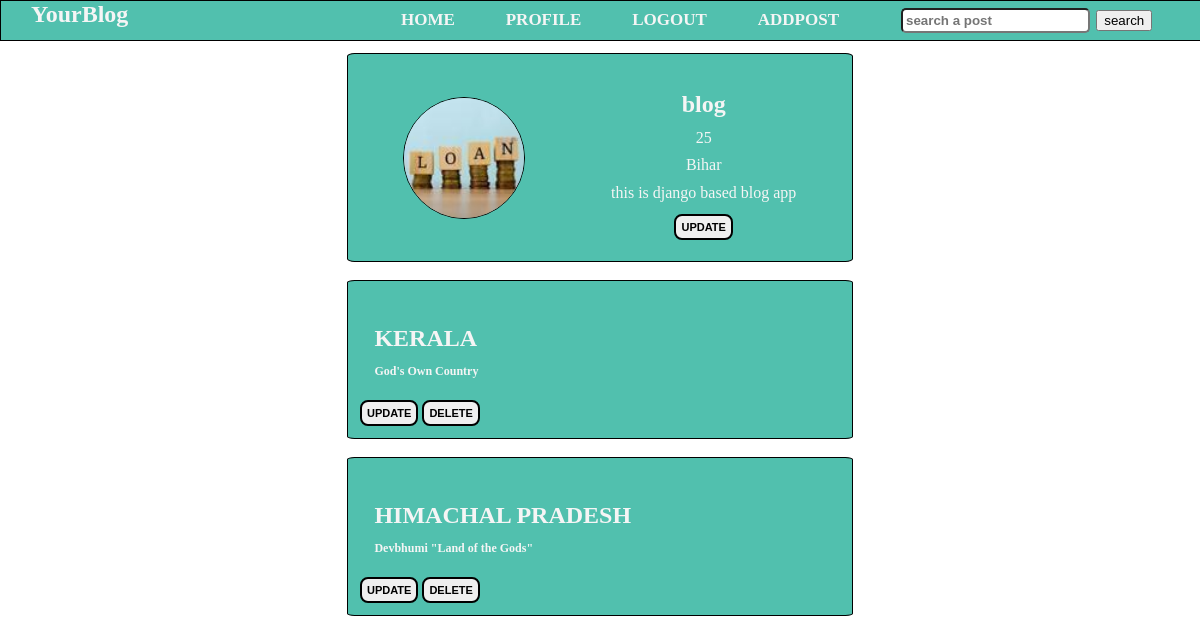
/profile/ (signed in), run on the app's committed database.
### users/models.py (models this page shows, shortened)
class Profile(models.Model):
	user = models.OneToOneField(User, on_delete=models.CASCADE)
	first_name = models.CharField(max_length=50,default="first name")
	last_name = models.CharField(max_length=50, default="last name")
	age = models.CharField(max_length=2,default="age")
	about = models.CharField(max_length=50, default="about me")
	state = models.CharField(max_length=20,default="state")
	image = models.ImageField(default='profile_pics/default.jpg', upload_to='profile_pics')

### blog/models.py (models this page shows, shortened)
class Blogpost(models.Model):
	blog_id = models.AutoField(primary_key=True)
	user = models.ForeignKey(User, on_delete=models.CASCADE)
	title = models.CharField(max_length=30)
	sub_title = models.CharField(max_length=50)
	content = models.TextField(max_length=500)
	likes = models.IntegerField(default=0)
	date = models.DateField(auto_now_add=True)
	class Meta:
		ordering = ['blog_id']

### blog/views.py (the view)
# urls.py: path('profile/', views.profile, name='profile'),
@login_required
def profile(request):
	user=request.user
	posts = user.blogpost_set.all()
	context = {
		'posts' : posts
	}
	return render(request, 'blog/profilepage.html', context)

### blog/templates/blog/profilepage.html (shortened to what this page needs)
{% extends 'blog/base.html' %}
{% load static %}
{% block css %}
<link rel="stylesheet" type="text/css" href="{% static 'blog/css/profile.css' %}?{% now "U" %}">
{% endblock %}
{% block content %}
    <div class="profilecontainer">
    <div class="box-profile">
        <div class="upper-profile">
        <div class="profilepic"><img src="{{ request.user.profile.image.url }}" alt="img"></div>
        <div class="profiledetails">
            <div class="name"><h2>{{ request.user.username }}</h2></div>
            <div class="age"><p>{{ request.user.profile.age }}</p></div>
            <div class="state"><p>{{ request.user.profile.state }}</p></div>
            <div class="about"><p>{{ request.user.profile.about }}</p></div>
            <a href="{% url 'updateprofile' %}"><button class="btn">UPDATE</button></a>
        </div>
        </div>
        </div>
    </div>
    {% for post in posts %}
    <div class="profilecontainer">
        <div class="box-profile">
        <div class="lower-profile">
        <div class="userposts">
            <div class="title"><p>{{ post.title }}</p></div>
            <div class="subtitle"><p>{{ post.sub_title }}</p></div>
        </div>
        <div class="edit">
            <a href="{% url 'updatepost' post.blog_id %}"><button class="update btn">UPDATE</button></a>
             <a href="{% url 'deletepost' post.blog_id %}"><button class="delete btn">DELETE</button></a>
        </div>
        </div>
        </div>
    </div>
    {% endfor %}
{% endblock %}

### staticfiles/blog/css/base.css (style rules this page uses)
body { margin: 0; padding: 0; overflow-x: hidden; font-size: 1em; }
* { list-style: none; text-decoration: none; color: whitesmoke; }
.title { font-size: 2vw; line-height: 1; font-weight: bolder; }
.subtitle { font-weight: bold; font-size: 1vw; line-height: 0.5; }
img { border: 1px solid black; width: 100%; height: auto; border-radius: 50%; }

### staticfiles/blog/css/profile.css (style rules this page uses)
body { margin: 0%; padding: 0%; }
.profilecontainer { display: flex; justify-content: center; margin: 0.5% auto; }
.box-profile { background-color: rgb(81, 192, 174); margin: 0.5%; padding: 1%; border: 1px solid black; border-radius: 1.5%; width: 40vw; }
.upper-profile { display: flex; flex-direction: row; }
.profilepic { width: 18vw; display: flex; justify-content: center; align-items: center; }
.profiledetails { padding: 2%; font-weight:500; width: 22vw; text-align: center; line-height: 0.7; }
.userposts { padding: 2%; margin: 1%; width: 40vw; }
img { width: 10vw; height: auto; border: 1px solid black; border-radius: 50%; }
.title,.subtitle { font-weight: bold; line-height: 0.5; }
.btn { color: black; padding: 5px 5px; font-size: 11px; font-weight:bold; border-radius: 8px; border: 2px solid black; }

### data on the page
Blogpost: title "KERALA", sub_title "God's Own Country"
Blogpost: title "HIMACHAL PRADESH", sub_title "Devbhumi \"Land of the Gods\""

### other printed values
{{ request.user.username }} "blog"
{{ request.user.profile.age }} "25"
{{ request.user.profile.state }} "Bihar"
{{ request.user.profile.about }} "this is django based blog app"
